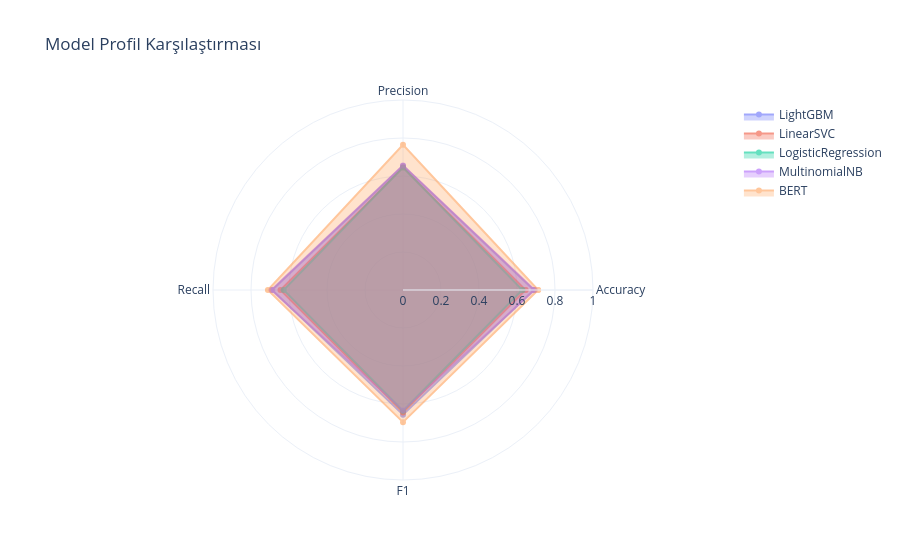

The notebook cell saved with this chart:
### Code cell
# Grafik 2: Radar Chart
fig2 = go.Figure()

for i, row in df_all.iterrows():
    fig2.add_trace(go.Scatterpolar(
        r=[row['Accuracy'], row['Precision'], row['Recall'], row['F1'], row['Accuracy']],
        theta=['Accuracy', 'Precision', 'Recall', 'F1', 'Accuracy'],
        fill='toself',
        name=row['Model'],
        opacity=0.6
    ))

fig2.update_layout(
    polar=dict(
        radialaxis=dict(visible=True, range=[0, 1])
    ),
    showlegend=True,
    title="Model Profil Karşılaştırması",
    template="plotly_white"
)
fig2.show()

### Figure 1 — Plotly figure (JSON) as saved in the notebook; plotly's stock layout.template omitted (floating-point values rounded to 4 significant figures)
{"data": [{"fill": "toself", "name": "LightGBM", "opacity": 0.6, "r": [0.6878, 0.6531, 0.6878, 0.6562, 0.6878], "theta": ["Accuracy", "Precision", "Recall", "F1", "Accuracy"], "type": "scatterpolar"}, {"fill": "toself", "name": "LinearSVC", "opacity": 0.6, "r": [0.6448, 0.6443, 0.6448, 0.6444, 0.6448], "theta": ["Accuracy", "Precision", "Recall", "F1", "Accuracy"], "type": "scatterpolar"}, {"fill": "toself", "name": "LogisticRegression", "opacity": 0.6, "r": [0.628, 0.6447, 0.628, 0.6355, 0.628], "theta": ["Accuracy", "Precision", "Recall", "F1", "Accuracy"], "type": "scatterpolar"}, {"fill": "toself", "name": "MultinomialNB", "opacity": 0.6, "r": [0.6925, 0.6556, 0.6925, 0.6339, 0.6925], "theta": ["Accuracy", "Precision", "Recall", "F1", "Accuracy"], "type": "scatterpolar"}, {"fill": "toself", "name": "BERT", "opacity": 0.6, "r": [0.711, 0.7646, 0.711, 0.6956, 0.711], "theta": ["Accuracy", "Precision", "Recall", "F1", "Accuracy"], "type": "scatterpolar"}], "layout": {"polar": {"radialaxis": {"range": [0, 1], "visible": true}}, "showlegend": true, "title": {"text": "Model Profil Karşılaştırması"}}}
